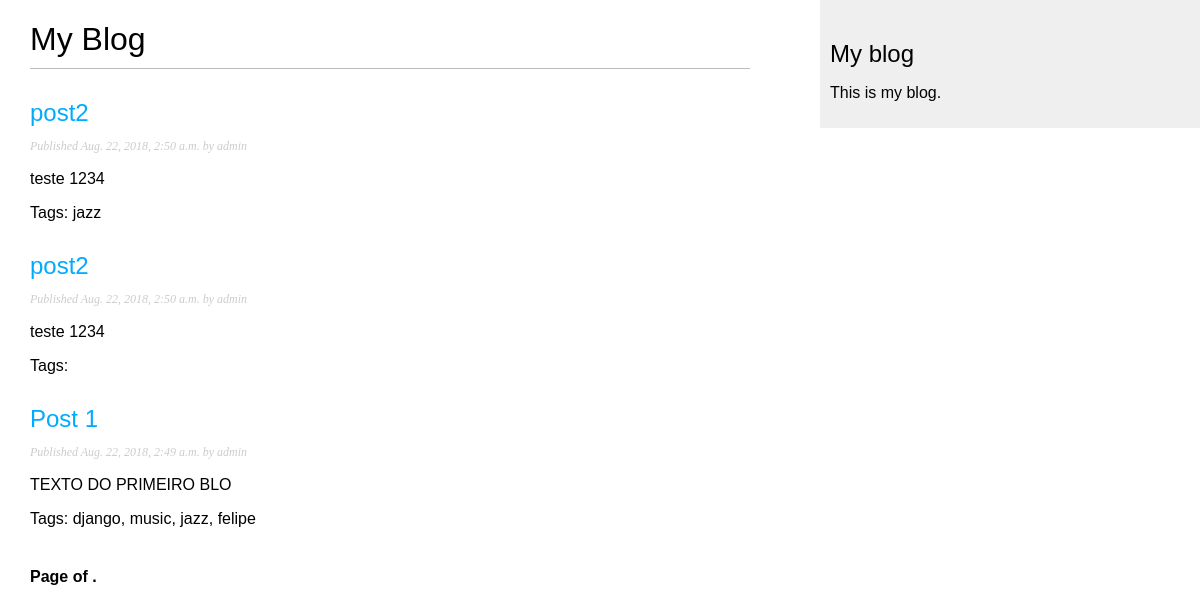
Screenshot of /blog/ with the database file from the repository.
### blog/models.py (models this page shows, shortened)
class Post(models.Model):
  STATUS_CHOICES = (
    ('draft', 'Rascunho'),
    ('published', 'Publicado'),)
  title = models.CharField(max_length=250)
  slug = models.SlugField(max_length=250,
                         unique_for_date='publish')
  author = models.ForeignKey(User, on_delete=models.CASCADE,
                            related_name='blog_posts')
  body = models.TextField()
  publish = models.DateTimeField(default=timezone.now)
  created = models.DateTimeField(auto_now_add=True)
  updated = models.DateTimeField(auto_now=True)
  status = models.CharField(max_length=10,
                           choices=STATUS_CHOICES,
                           default='draft')
  tags = TaggableManager()
  objects = models.Manager() # The default manager.
  published = PublishedManager() # Our custom manager.
  class Meta:
    ordering = ('-publish',)
  def get_absolute_url(self):
    return reverse('blog:post_detail',
                    args=[self.publish.year,
                    self.publish.month,
                    self.publish.day,
                    self.slug])

### blog/views.py (the view)
# urls.py: path('', views.post_list, name='post_list'),
def post_list(request):
       posts = Post.published.all()
       return render(request,
                     'blog/post/list.html',
                     {'posts': posts})

### blog/models.py (called while the page is built)
  def get_queryset(self):
    return super(PublishedManager,
                self).get_queryset().filter(status='published')

### blog/templates/blog/post/list.html (shortened to what this page needs)
{% extends "blog/base.html" %}
{% block content %}
  <h1>My Blog</h1>
  {% for post in posts %}
    <h2>
      <a href="{{ post.get_absolute_url }}">
        {{ post.title }}
      </a>
    </h2>
    <p class="date">
      Published {{ post.publish }} by {{ post.author }}
    </p>
    {{ post.body|truncatewords:30|linebreaks }}
		<p class="tags">Tags: {{ post.tags.all|join:", " }}</p>
  {% endfor %}
  {% include "pagination.html" with page=page_obj %}
{% endblock %}

### blog/static/css/blog.css (style rules this page uses)
body { margin:0; padding:0; font-family:helvetica, sans-serif; }
a { color:#00abff; text-decoration:none; }
h1 { font-weight:normal; border-bottom:1px solid #bbb; padding:0 0 10px 0; }
h2 { font-weight:normal; margin:30px 0 0; }
p.date { color:#ccc; font-family: georgia, serif; font-size: 12px; font-style: italic; }

### rows the page displays
Post: title "post2", publish "Aug. 22, 2018, 2:50 a.m.", author "admin", body "teste 1234", tags.all "jazz"
Post: title "post2", publish "Aug. 22, 2018, 2:50 a.m.", author "admin", body "teste 1234"
Post: title "Post 1", publish "Aug. 22, 2018, 2:49 a.m.", author "admin", body "TEXTO DO PRIMEIRO BLO", tags.all "django, music, jazz, felipe"
